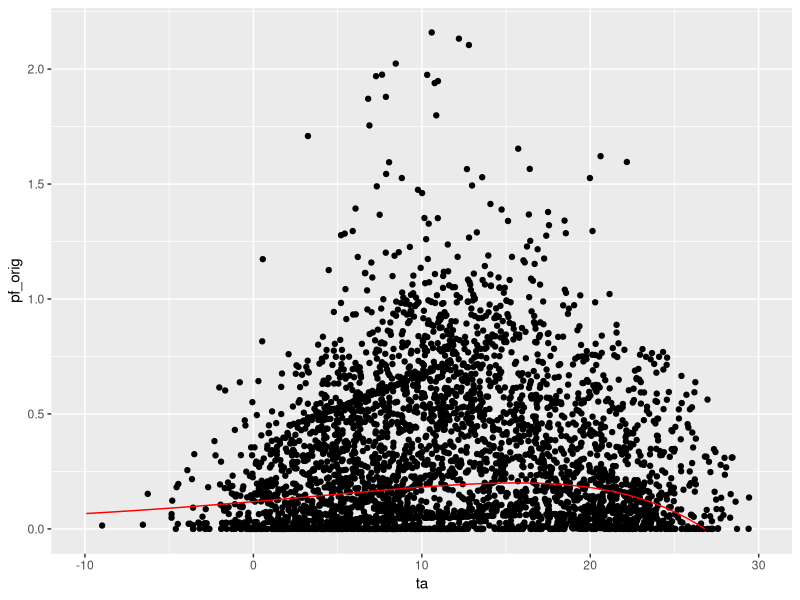
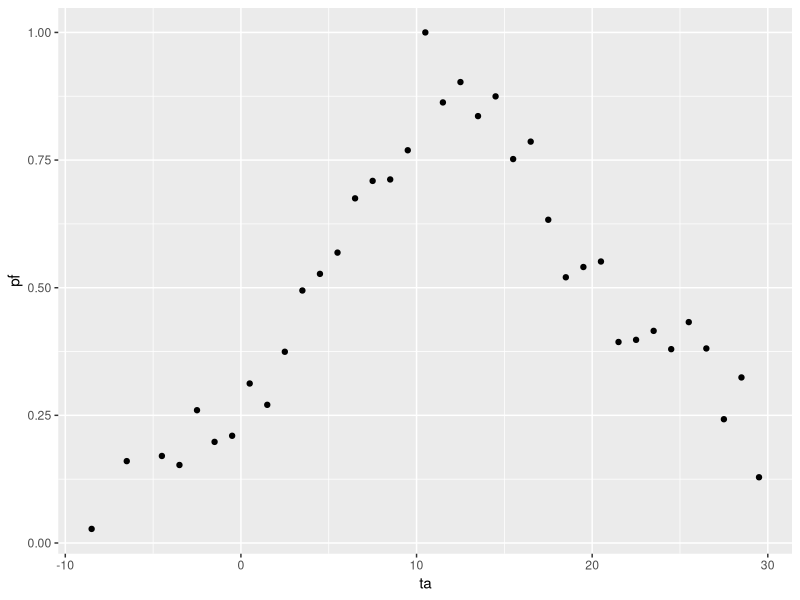
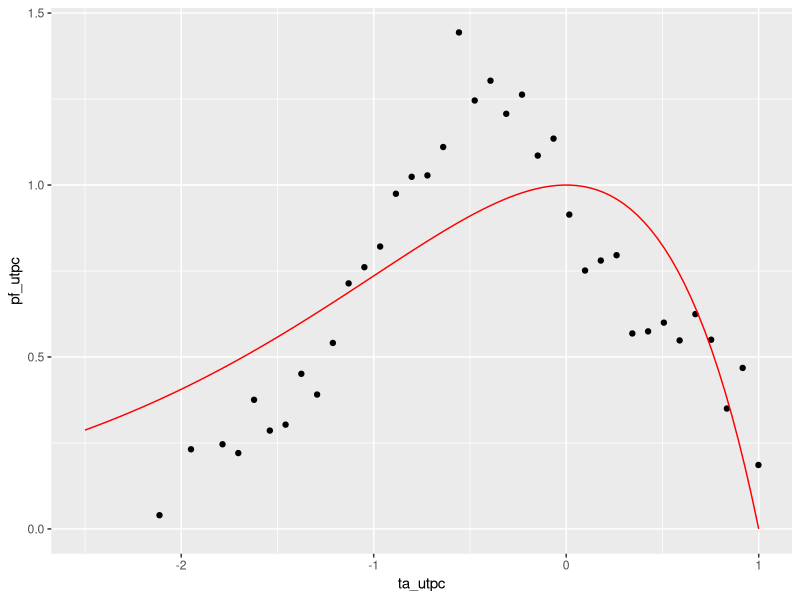
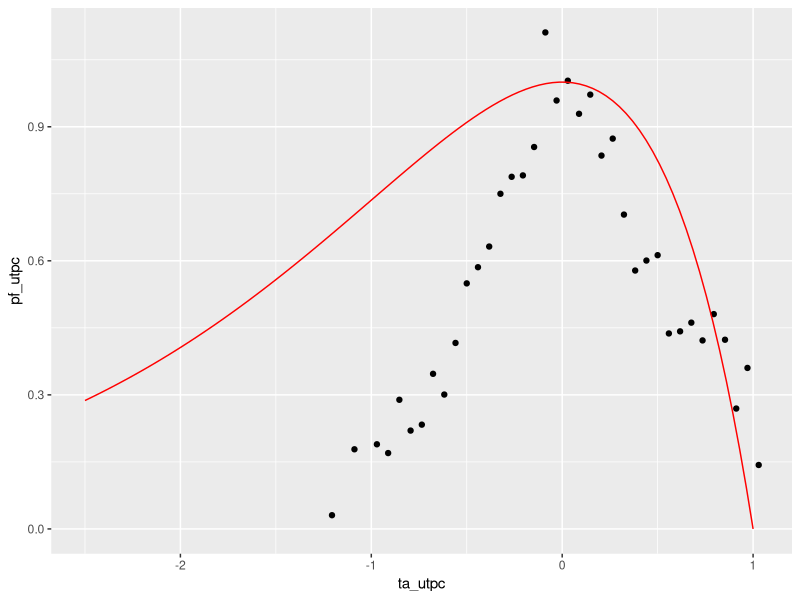

Write the R code that produced these figures, in order.
## ---- chunk 1
library(tidyverse)
library(magrittr)
library(readxl)
## ---- chunk 2
dd_eco <- read.csv("FLX_ES-LJu_FLUXNET2015_SUBSET_DD_2004-2013_1-4.csv") %>%
  mutate(DATE = as.Date(as.character(TIMESTAMP), format = "%Y%m%d"))%>% select("DATE", "RECO_NT_VUT_REF", "TA_F") %>%
  rename(date = DATE, ta = TA_F, pf_orig = RECO_NT_VUT_REF) %>%
  mutate(pf = pf_orig / max(pf_orig))

## ---- chunk 3

# Define our fitness function which is the sum of squares of 
# the predicted - observed
tpc_fit <- function(x, pf, ta){
  
  # extract the parameters
  yopt  <- x[1] # the value of y at the optimum
  Topt  <- x[2] # the optimal temperature
  Delta <- x[3] # the difference between Tc-Topt
  Tc    <- Topt + Delta # calculate Tc
  
  # sum of squares which is to be minimised
  sum(((yopt * exp( (ta - Topt) / Delta) * (1 - (ta - Topt)/Delta)) - pf) ^ 2)
  
  
}

# Define a function to find sensible initial values for the optimiser
get_inits <- function(x){
  
  # initialise the initial parameter value vector
  inits <- c(NA, NA, NA)
  
  # find the largest performance
  idx_max_y <- which.max(x$pf)
  
  # the largest y value is a good guess for yopt
  inits[1] <- x$pf[idx_max_y]
  
  # the corresponding temperature is a good guess for Topt
  inits[2] <- x$ta[idx_max_y]
  
  # use the largest T value as a simple guess for Delta
  inits[3] <-tail(x$ta[is.finite(x$ta)],1) - inits[2]
  
  # return the initial values
  return(inits)
}


# a wrapper function to do the fit and return a data.frame
# The object x coming in is a data.frame of the same structure
# as the full dataset. The output is a tibble of the same structure
# with columns appended for estimates of the universal TPC with 
# prefix "u_"
do_tpc_fit <- function(x){
  
  # call the optimiser
  fit <- optim(get_inits(x), 
               tpc_fit,
               pf = x$pf, 
               ta = x$ta,
               method = "L-BFGS-B",
               lower = c(0.2, 10^-3, 1), 
               upper = c(10, 150, Inf))
  
  # return a tibble (data.frame) of fitted parameters copied over all the 
  # rows for each experiment.
  return(x %<>% mutate(u_yopt  = fit$par[1],
                       u_Topt  = fit$par[2],
                       u_Delta = fit$par[3],
                       u_Tc    = fit$par[2] + fit$par[3], 
                       SS = fit$value)
         )

  
}


# this function takes a fitted UTPC model and scales the data to the 
# UTPC. Returns a data.frame the same as the original data.frame
# with new columns for 
# scaled performance pf_utpc 
# and scaled temperature ta_utpc
data2utpc <- function(dd){
  dd %<>% mutate(pf_utpc = pf / u_yopt,
                ta_utpc = (ta - u_Topt) / u_Delta
                )
  return(dd)
}

# This function scales the UTPC curve to the original data based on 
# the fitted UTPC model. Returns a new data.frame with n values of 
# the UTPC function evaluated and rescaled to the data provied in dd.
# Performance can be adjusted according by subtracting the value given in 
# p_adj, and would typically be used to allow for negative performance values
# in the data. 
utpc2data <- function(dd, y_adj = 0, n = 100, x_min = -4, x_max = 1){
  UTPC <- data.frame(x = seq(x_min, x_max, length.out = n)) %>%
  mutate(y = (1-x)*exp(x)) %>%
  mutate(ta = (x * dd$u_Delta[1]) + dd$u_Topt[1],
         pf = (y * dd$u_yopt[1] - y_adj),
         type = dd$type[1],
         pf_max = dd$pf_max[1]
)
  return(UTPC)
}
## ---- chunk 4

tmp <- do_tpc_fit(dd_eco)
tmp <- data2utpc(tmp)
tmp_raw <- utpc2data(tmp)
  
gg_1 <- ggplot(data = tmp, 
               mapping = aes(x = ta, y = pf_orig)) + 
  geom_point() + 
  geom_line(data = tmp_raw, 
            mapping = aes(x = ta, y = pf),
            color = "red") + 
  xlim(-10, 30)

print(gg_1)
## ---- chunk 5
bin_width = 1
bin_min <- floor(min(dd_eco$ta)) - bin_width
bin_max <- ceiling(max(dd_eco$ta)) + bin_width

dd_eco <- dd_eco |> mutate(ta_bin = cut(ta, 
                                        breaks = seq(bin_min,
                                                     bin_max, 
                                                     by = bin_width)))

# aggregate and calculate means
dd_agg <- dd_eco |> group_by(ta_bin) |>
  summarise(pf_mean = mean(pf, na.rm = TRUE),
    .groups = "drop") |>
  mutate(lower = as.numeric( sub("\\((.+),.*", "\\1", ta_bin) ),
         upper = as.numeric( sub("[^,]*,([^]]*)\\]", "\\1", ta_bin)),
         ta = (lower + upper) / 2,
         pf = pf_mean / max(pf_mean)
         )


## ---- chunk 6
gg_2 <- ggplot(data = dd_agg, 
               mapping = aes(x = ta, y = pf)) + 
  geom_point()

print(gg_2)
## ---- chunk 7

dd_agg <- do_tpc_fit(dd_agg)

# rescale the data onto the UTPC scale
dd_utpc <- data2utpc(dd_agg)
## ---- chunk 8
gg_3 <- ggplot(data = dd_utpc, 
               mapping = aes(x = ta_utpc, y = pf_utpc)) + 
  geom_point() + 
  geom_function(fun = function(x) pmax((1-x) * exp(x), 0),
                col = "red", xlim = c(-2.5, 1))

print(gg_3)
## ---- chunk 9
dd_eyeball <- dd_agg |> 
  mutate(u_yopt = 0.9, u_Topt = 12, u_Delta = 17)

# rescale the data onto the UTPC scale
dd_eyeball <- data2utpc(dd_eyeball)

gg_eyeball <- ggplot(data = dd_eyeball, 
               mapping = aes(x = ta_utpc, y = pf_utpc)) + 
  geom_point() + 
  geom_function(fun = function(x) pmax((1-x) * exp(x), 0),
                col = "red", xlim = c(-2.5, 1))

print(gg_eyeball)

